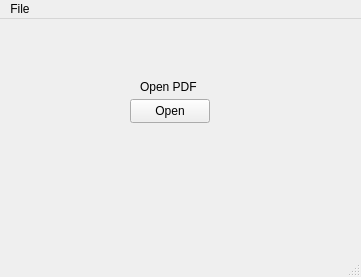
<?xml version="1.0" encoding="UTF-8"?>
<ui version="4.0">
 <class>MainWindow</class>
 <widget class="QMainWindow" name="MainWindow">
  <property name="geometry">
   <rect>
    <x>0</x>
    <y>0</y>
    <width>361</width>
    <height>277</height>
   </rect>
  </property>
  <property name="windowTitle">
   <string>MainWindow</string>
  </property>
  <widget class="QWidget" name="centralwidget">
   <widget class="QLabel" name="label">
    <property name="geometry">
     <rect>
      <x>140</x>
      <y>60</y>
      <width>71</width>
      <height>16</height>
     </rect>
    </property>
    <property name="text">
     <string>Open PDF</string>
    </property>
   </widget>
   <widget class="QPushButton" name="pushButton">
    <property name="geometry">
     <rect>
      <x>130</x>
      <y>80</y>
      <width>80</width>
      <height>24</height>
     </rect>
    </property>
    <property name="text">
     <string>Open</string>
    </property>
   </widget>
  </widget>
  <widget class="QMenuBar" name="menubar">
   <property name="geometry">
    <rect>
     <x>0</x>
     <y>0</y>
     <width>361</width>
     <height>21</height>
    </rect>
   </property>
   <widget class="QMenu" name="menuFile">
    <property name="title">
     <string>File</string>
    </property>
   </widget>
   <addaction name="menuFile"/>
  </widget>
  <widget class="QStatusBar" name="statusbar"/>
 </widget>
 <resources/>
 <connections/>
</ui>
